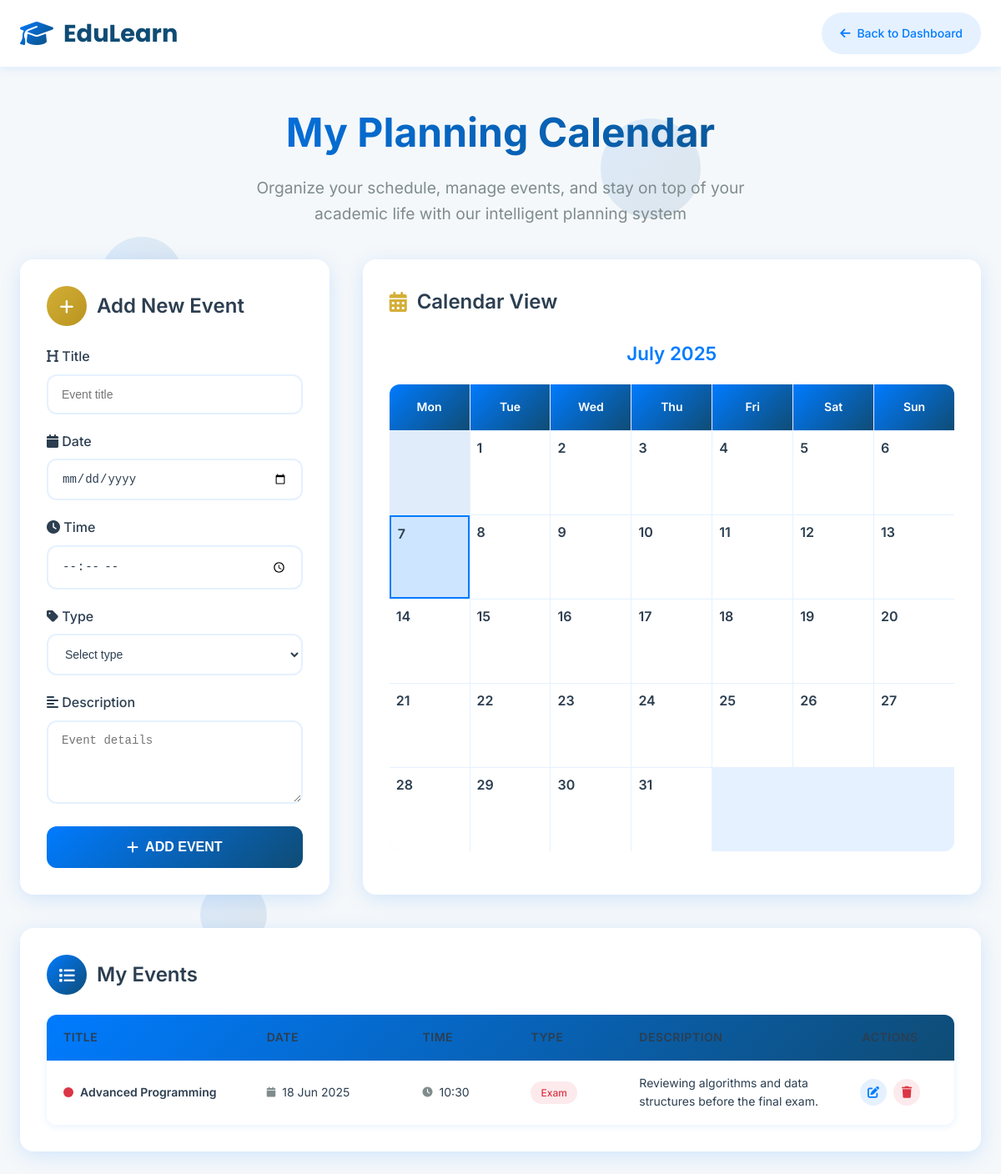
The app's page /student/planning.php (signed in) with its own data.
### tables this page shows
CREATE TABLE `events` (
  `id` int(11) NOT NULL,
  `user_id` int(11) NOT NULL,
  `title` varchar(255) NOT NULL,
  `description` text DEFAULT NULL,
  `start_time` datetime NOT NULL,
  `end_time` datetime NOT NULL,
  `location` varchar(255) DEFAULT NULL,
  `color` varchar(20) DEFAULT '#4CAF50',
  `all_day` tinyint(1) NOT NULL DEFAULT 0,
  `repeat_type` enum('none','daily','weekly','monthly','yearly') NOT NULL DEFAULT 'none',
  `reminder` int(11) DEFAULT NULL COMMENT 'minutes before event',
  `deleted_at` datetime DEFAULT NULL,
  `created_at` datetime NOT NULL,
  `updated_at` datetime NOT NULL
);

### student/planning.php (the view, shortened to what this page needs)
<?php
include('../config/connectiondb.php');
$user_id = $_SESSION['user_id'];
try {
    $stmt = $conn->prepare("SELECT * FROM events WHERE user_id = ? AND deleted_at IS NULL ORDER BY start_time ASC");
    $stmt->execute([$user_id]);
    $events = $stmt->fetchAll(PDO::FETCH_ASSOC);
} catch (PDOException $e) {
    $events = [];
    $message = 'Error fetching events: ' . $e->getMessage();
    $messageType = 'error';
}
$calendar_events = [];
foreach ($events as $event) {
    $date = date('Y-m-d', strtotime($event['start_time']));
    if (!isset($calendar_events[$date])) {
        $calendar_events[$date] = [];
    }
    $calendar_events[$date][] = $event;
}
$current_month = date('Y-m');
$current_month_start = $current_month . '-01';
$today = date('Y-m-d');
?>
<!DOCTYPE html>
<html lang="en">
<head>
  <link href="https://cdnjs.cloudflare.com/ajax/libs/font-awesome/6.4.0/css/all.min.css" rel="stylesheet">
</head>
<body>
  <div class="animated-background">
    <div class="floating-shape"></div>
    <div class="floating-shape"></div>
  </div>
  <header class="header">
    <div class="container">
      <div class="header-content">
        <a href="student_dashboard.php" class="logo">
          <i class="fas fa-graduation-cap"></i>
          EduLearn
        </a>
        <a href="student_dashboard.php" class="back-btn">
          <i class="fas fa-arrow-left"></i>
          Back to Dashboard
        </a>
      </div>
    </div>
  </header>
  <main class="main-content">
    <div class="container">
    <div class="page-header">
      <h1 class="page-title">My Planning Calendar</h1>
      <p class="page-subtitle">Organize your schedule, manage events, and stay on top of your academic life with our intelligent planning system</p>
    </div>
    <div class="dashboard-grid">
      <div class="event-form">
        <div class="form-header">
          <div class="form-icon">
            <i class="fas fa-plus"></i>
          </div>
          <h2 class="form-title">Add New Event</h2>
        </div>        <form method="POST" action="">
          <div class="form-group">
            <label class="form-label" for="title">
              <i class="fas fa-heading"></i> Title
            </label>
            <input type="text" id="title" name="title" class="form-input" placeholder="Event title" required>
          </div>
          <div class="form-group">
            <label class="form-label" for="start_time">
              <i class="fas fa-calendar"></i> Date
            </label>
            <input type="date" id="event_date" name="event_date" class="form-input" required>
          </div>
          <div class="form-group">
            <label class="form-label" for="start_time">
              <i class="fas fa-clock"></i> Time
            </label>
            <input type="time" id="start_time" name="start_time" class="form-input" placeholder="--:-- --" required>
          </div>
          <div class="form-group">
            <label class="form-label" for="event_type">
              <i class="fas fa-tag"></i> Type
            </label>
            <select id="event_type" name="event_type" class="form-select">
              <option value="" disabled selected>Select type</option>
            </select>
          </div>
          <div class="form-group">
            <label class="form-label" for="description">
              <i class="fas fa-align-left"></i> Description
            </label>
            <textarea id="description" name="description" class="form-textarea" placeholder="Event details" rows="4"></textarea>
          </div>
          <button type="submit" class="btn-primary">
            <i class="fas fa-plus"></i>
            ADD EVENT
          </button>
        </form>
      </div>
      <div class="calendar-container">
        <div class="calendar-header">
          <h2 class="calendar-title">
            <i class="fas fa-calendar-alt"></i>
            Calendar View
          </h2>
        </div>
        <div class="calendar-month-year">
          <h3><?php echo date('F Y'); ?></h3>
        </div>
        <div class="calendar-grid">
          <div class="calendar-day-header">Mon</div>
          <div class="calendar-day-header">Tue</div>
          <div class="calendar-day-header">Wed</div>
          <div class="calendar-day-header">Thu</div>
          <div class="calendar-day-header">Fri</div>
          <div class="calendar-day-header">Sat</div>
          <div class="calendar-day-header">Sun</div>
          <?php
          $first_day_of_month = date('N', strtotime($current_month_start)) - 1;
          $days_in_month = date('t', strtotime($current_month_start));
          for ($i = 0; $i < $first_day_of_month; $i++) {
              echo '<div class="calendar-day empty"></div>';
          }
          for ($day = 1; $day <= $days_in_month; $day++) {
              $date = date('Y-m-d', strtotime("$current_month_start +".($day-1)." days"));
              $is_today = ($date == $today) ? 'today' : '';
              $has_events = isset($calendar_events[$date]) ? 'has-events' : '';
              echo '<div class="calendar-day ' . $is_today . ' ' . $has_events . '">';
              echo '<div class="calendar-date">' . $day . '</div>';
              echo '</div>';
          }
          ?>
        </div>
      </div>
    </div>
    <div class="events-section">
      <div class="section-header">
        <div class="section-icon">
          <i class="fas fa-list"></i>
        </div>
        <h2 class="section-title">My Events</h2>
      </div>
      <?php if (empty($events)): ?>
      <div class="empty-state">
        <i class="fas fa-calendar-times"></i>
        <h3>No Events Found</h3>
        <p>You haven't created any events yet. Start by adding your first event above!</p>
      </div>
      <?php else: ?>
      <div class="events-table">
        <div class="events-table-header">
          <div class="table-col col-title">TITLE</div>
          <div class="table-col col-date">DATE</div>
          <div class="table-col col-time">TIME</div>
          <div class="table-col col-type">TYPE</div>
          <div class="table-col col-description">DESCRIPTION</div>
          <div class="table-col col-actions">ACTIONS</div>
        </div>
        <div class="events-table-body">
          <?php foreach ($events as $event):
            $event_date = date('d M Y', strtotime($event['start_time']));
            $event_time = date('H:i', strtotime($event['start_time']));
            $event_type = ucfirst($event['location'] ?? 'General');
          ?>
          <div class="event-row">
            <div class="table-col col-title">
              <div class="event-color-indicator" style="background-color: <?php echo htmlspecialchars($event['color']); ?>"></div>
              <?php echo htmlspecialchars($event['title']); ?>
            </div>
            <div class="table-col col-date">
              <i class="fas fa-calendar"></i>
              <?php echo $event_date; ?>
            </div>
            <div class="table-col col-time">
              <i class="fas fa-clock"></i>
              <?php echo $event_time; ?>
            </div>
            <div class="table-col col-type">
              <span class="type-badge type-<?php echo strtolower($event_type); ?>">
                <?php echo $event_type; ?>
              </span>
            </div>
            <div class="table-col col-description">
              <?php echo htmlspecialchars($event['description'] ?? 'No description'); ?>
            </div>
            <div class="table-col col-actions">
              <button class="action-btn edit-btn" onclick="editEvent(<?php echo $event['id']; ?>)">
                <i class="fas fa-edit"></i>
              </button>
              <form method="POST" style="display: inline;" onsubmit="return confirmDelete('<?php echo htmlspecialchars($event['title']); ?>')">
                <button type="submit" class="action-btn delete-btn">
                  <i class="fas fa-trash"></i>
                </button>
              </form>
            </div>
          </div>
          <?php endforeach; ?>
        </div>
      </div>
      <?php endif; ?>
    </div>
  </main>
</body>
</html>

### records on screen
events: title "Advanced Programming", start_time "18 Jun 2025", start_time "10:30", location "Exam", description "Reviewing algorithms and data structures before the final exam."
